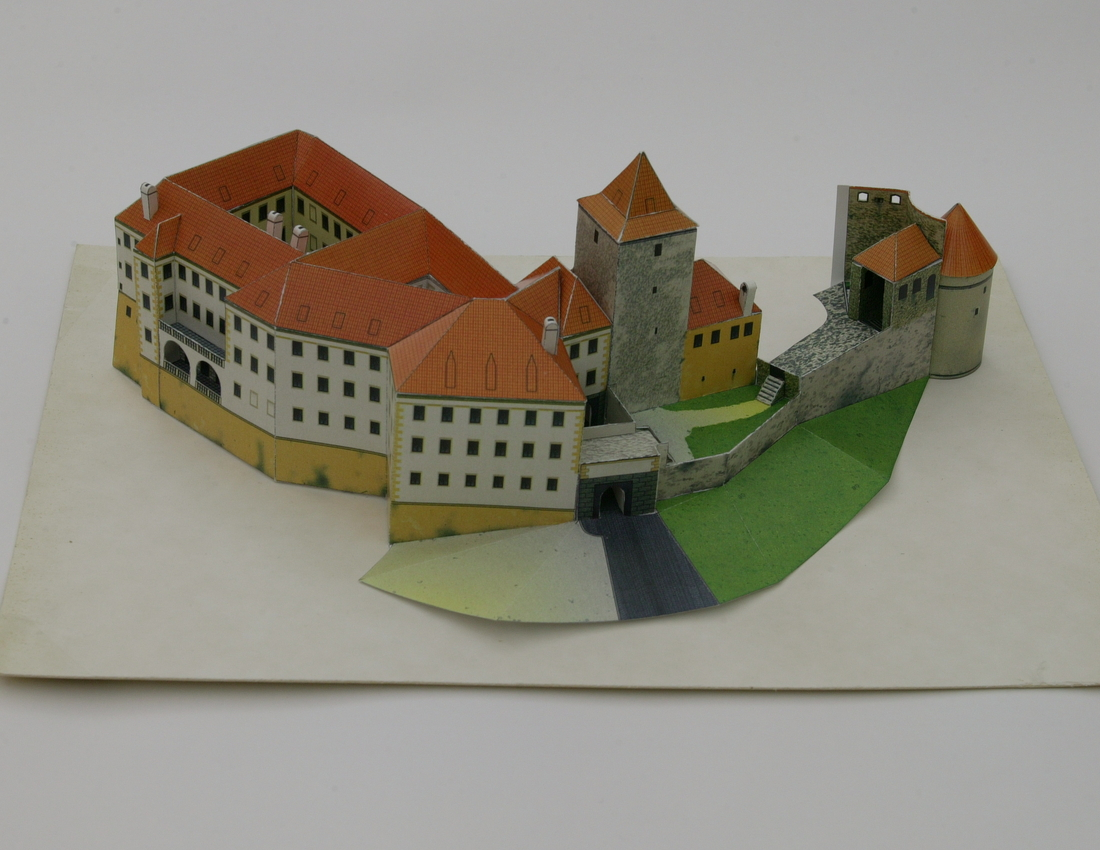
#> input picture hw3/daliborka_01.jpg, 1100 x 850 px
$ python hw03.py
#> lines starting #> are read from the running program, lines starting #| are printed output that depends on the picture
### hw3/hw02.py
import numpy as np  # for matrix computation and linear algebra
import matplotlib.pyplot as plt  # for drawing and image I/O
import scipy.io as sio  # for matlab file format output
import itertools  # for generating all combinations
import scipy.linalg as scpl


def estimate_Q(u, x, ix):
    """
    :return: Q, points_sel, err_max, err_points, Q_all
    where
    Q: best projection matrix
    points_sel: indices of the 6 points
    err_max: vector of all maximal errors for all tested matrices
    err_points: vector of point errors for the best camera
    Q_all: cell matrix containing all tested camera matrices
    """
    points_sel, Q, Q_all, m_all = list(), list(), list(), list()
    max_err = []
    xs = np.array([x.T[i] for i in ix])
    us = np.array([u.T[i] for i in ix])

    for i in range(len(ix)):
        m1 = list(xs[i])
        m2 = [0] * 4
        m1.append(1)
        m2.extend(m1)
        m1.extend([0] * 4)
        m1.extend((-us[i][0]) * np.array(m1)[:4])
        m2.extend((-us[i][1]) * np.array(m2)[4:])
        m_all.append([m1, m2])

    m_all = np.array(m_all)

    for inx in itertools.combinations(range(0, len(m_all)), 6):
        points_sel = np.array([ix[i] for i in range(len(ix)) if i in inx])
        M = m_all[inx, :]
        M = M.reshape(12, 12)
        for i in itertools.combinations(range(0, len(M)), 11):
            M11 = M[i, :]
            Q = scpl.null_space(M11).reshape(3, 4)
            errors = list()
            for point_i in range(len(x[0])):
                point = list(x.T[point_i])
                point.append(1)
                point = np.array(point)
                projected = Q @ point
                errors.append(np.linalg.norm((projected / projected[-1])[
                                             :-1] - u[:, point_i]))
            max_err.append(max(errors))
            Q_all.append((Q, max(errors), points_sel, errors))

    Q_all.sort(key=lambda x: x[1])

    return Q_all[0][0], Q_all[0][2], max_err, Q_all[0][3], Q_all


# [93 lines that do not run on import are left out]

### hw3/hw03.py
import numpy as np  # for matrix computation and linear algebra
import matplotlib.pyplot as plt  # for drawing and image I/O
import scipy.io as sio  # for matlab file format output
import itertools  # for generating all combinations
from hw02 import estimate_Q
from mpl_toolkits import mplot3d
import scipy.linalg as slinalg


def Q2KRC(Q: np.ndarray):
    """
    decomposing a camera matrix Q (3×4) into into the projection centre
    C (3×1), rotation matrix R (3×3)
    and upper triangular matrix K (3×3) such that
    Q = λ ( K R | - K R C )
    where K(3,3) = 1, K(1,1) > 0, and det(R) = 1.
    :return: K, R, C
    """
    m = Q.T[-1]
    M = np.delete(Q, 3, 1)
    K = np.zeros(9).reshape(3, 3)
    m3sq = pow(np.linalg.norm(M[2]), 2)
    K[1, 2] = M[1] @ M[2] / m3sq
    K[0, 2] = M[0] @ M[2] / m3sq
    K[1, 1] = np.sqrt(((M[1] @ M[1]) / m3sq) - K[1, 2] ** 2)
    K[0, 1] = (((M[0] @ M[1]) / m3sq) - (K[0, 2] * K[1, 2])) / K[1, 1]
    K[0, 0] = np.sqrt((M[0] @ M[0] / m3sq) - K[0, 1] ** 2 - K[0, 2] ** 2)
    K[2, 2] = 1
    s = 1 if np.linalg.det(M) > 0 else -1
    R = np.linalg.inv(K) @ (
            np.sign(np.linalg.det(M)) * M / np.linalg.norm(M[2]))

    C = -np.linalg.inv(M) @ m
    return K, R, C


def plot_csystem(ax, base, origin, name, color):
    """
    drawing a coordinate system with base Base located in the origin b with a
    given name and color. The base and origin are expressed in the world
    coordinate system δ. The base consists of a two or three three-dimensional
    column vectors of coordinates. E.g.
    hw03.plot_csystem(ax,np.eye(3),np.zeros([3,1]),'k','d')
    δ_x, δ_y, δ_z
    :param base: 3x2 or 3x3 mat
    :param origin: 1x3 vec
    """
    ax.quiver3D(origin[0, 0], origin[1, 0], origin[2, 0],
                base[0][0],
                base[1][0],
                base[2][0],
                arrow_length_ratio=0.1,
                color=color)
    ax.text(base[0][0] + origin[0, 0],
            base[1][0] + origin[1, 0],
            base[2][0] + origin[2, 0],
            name + "_x")
    ax.quiver3D(origin[0], origin[1], origin[2],
                base[0][1] - origin[0, 0],
                base[1][1] - origin[1, 0],
                base[2][1] - origin[2, 0],
                arrow_length_ratio=0.1,
                color=color)
    ax.text(base[0][1], base[1][1], base[2][1], name + "_y")
    if base.shape[1] > 2:
        ax.quiver3D(origin[0, 0], origin[1, 0], origin[2, 0],
                    base[0][2] - origin[0, 0],
                    base[1][2] - origin[1, 0],
                    base[2][2] - origin[2, 0],
                    arrow_length_ratio=0.1,
                    color=color)
        ax.text(base[0][2], base[1][2], base[2][2], name + "_z")


if __name__ == "__main__":
    img = plt.imread('daliborka_01.jpg')
#> img is the input picture: shape (850, 1100, 3); mean R, G, B 145.8, 142, 130
    img = img.copy()
    f = sio.loadmat("daliborka_01-ux.mat")
#> (reads hw2/daliborka_01-ux.mat from the repository)
    u = f["u"]
    x = f["x"]
    ix = np.array([86, 77, 83, 7, 20, 45, 63, 74, 26, 38])

    Q, points_sel, err_max, err_points, Q_all = estimate_Q(u, x, ix)
    K, R, C = Q2KRC(Q)

    b1 = 5 * 10e-6
    f = K[0, 0] * b1
    A = (1 / f) * (K @ R)
    Pb = np.c_[A, -A @ C]

    Delta = np.eye(3)
    d = np.array([0, 0, 0])
    d = np.array([[d[0]], [d[1]], [d[2]]])

    Epsilon = Delta @ np.linalg.inv(R)
    e = C.copy()
    e = np.array([[e[0]], [e[1]], [e[2]]])

    Nu = Epsilon @ np.linalg.inv(K)
    n = C.copy()
    n = np.array([[n[0]], [n[1]], [n[2]]])

    Kappa = Delta * f
    k = d.copy()
    # k = np.array([[k[0]], [k[1]], [k[2]]])

    Gamma = Kappa @ np.linalg.inv(R)
    g = C.copy()
    g = np.array([[g[0]], [g[1]], [g[2]]])

    Beta = Nu * f
    b = C.copy()
    b = np.array([[b[0]], [b[1]], [b[2]]])

    Alpha = Beta @ np.array([[1, 0], [0, 1], [0, 0]])
    a = C + Beta[2]
    a = np.array([[a[0]], [a[1]], [a[2]]])

    # for i in (a, b, g, d, e, k, n):
    #     print(i.shape)
    sio.savemat('03_bases.mat', {
        'Pb': Pb, 'f': f,
        'Alpha': Alpha, 'a': a,
        'Beta': Beta, 'b': b,
        'Gamma': Gamma, 'g': g,
        'Delta': Delta, 'd': d,
        'Epsilon': Epsilon, 'e': e,
        'Kappa': Kappa, 'k': k,
        'Nu': Nu, 'n': n
        })
    #
    fig = plt.figure()
    ax = plt.axes(projection='3d')
    # [5 lines of commented-out code are left out]
    Beta = Beta @ np.array([[1100, 0, 0], [0, 850, 0], [0, 0, 1]])
    Alpha = Alpha @ np.array([[1100, 0], [0, 850]])
    plot_csystem(ax, Delta, d, 'δ', 'black')
    plot_csystem(ax, Beta * 50, b, 'β', 'red')
    plot_csystem(ax, Epsilon, e, 'ε', 'magenta')
    plot_csystem(ax, Kappa, k, 'κ', 'brown')
    plot_csystem(ax, Nu, n, 'υ', 'cyan')
    ax.plot3D(x[0], x[1], x[2], "b.")
    fig.savefig("03_figure1.pdf")
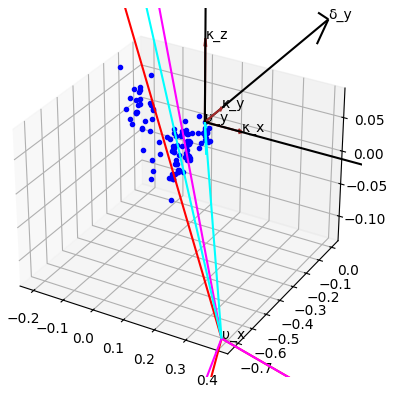
#> figure drawn by matplotlib, 1 panel

    # [5 lines of commented-out code are left out]
    fig = plt.figure()
    ax = plt.axes(projection='3d')
    plot_csystem(ax, Beta, b, 'β', 'red')
    plot_csystem(ax, Gamma, g, 'γ', 'blue')
    plot_csystem(ax, Alpha, a, 'α', 'green')
    ax.plot3D(x[0], x[1], x[2], 'b.')
    fig.savefig("03_figure2.pdf")
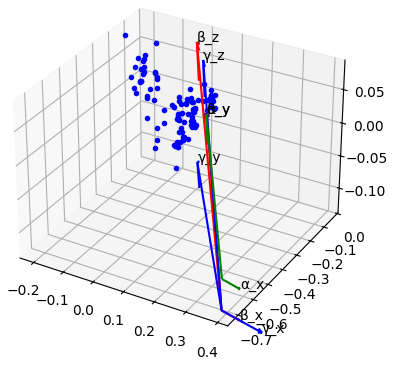
#> figure drawn by matplotlib, 1 panel

    # # Task 3
    fig = plt.figure()
    ax = plt.axes(projection='3d')
    borders = 1
    ax.axes.set_xlim3d(left=-borders, right=borders)
    ax.axes.set_ylim3d(bottom=-borders, top=borders)
    ax.axes.set_zlim3d(bottom=-borders, top=borders)
    plot_csystem(ax, Delta, d, 'δ', 'black')
    plot_csystem(ax, Epsilon, e, 'ε', 'magenta')
    ax.plot3D(x[0], x[1], x[2], 'b.')
    for q in Q_all:
        K, R, C = Q2KRC(q[0])
        ax.plot3D(C[0], C[1], C[2], 'r.')
    plt.show()
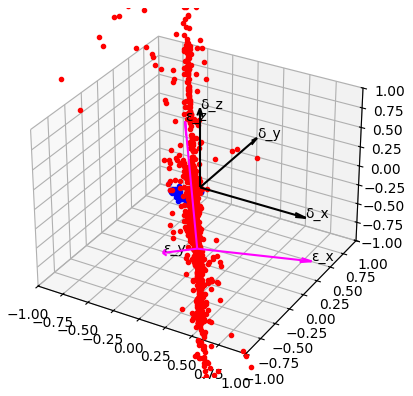
#> figure drawn by matplotlib, 1 panel
    fig.savefig("03_figure3.pdf")
